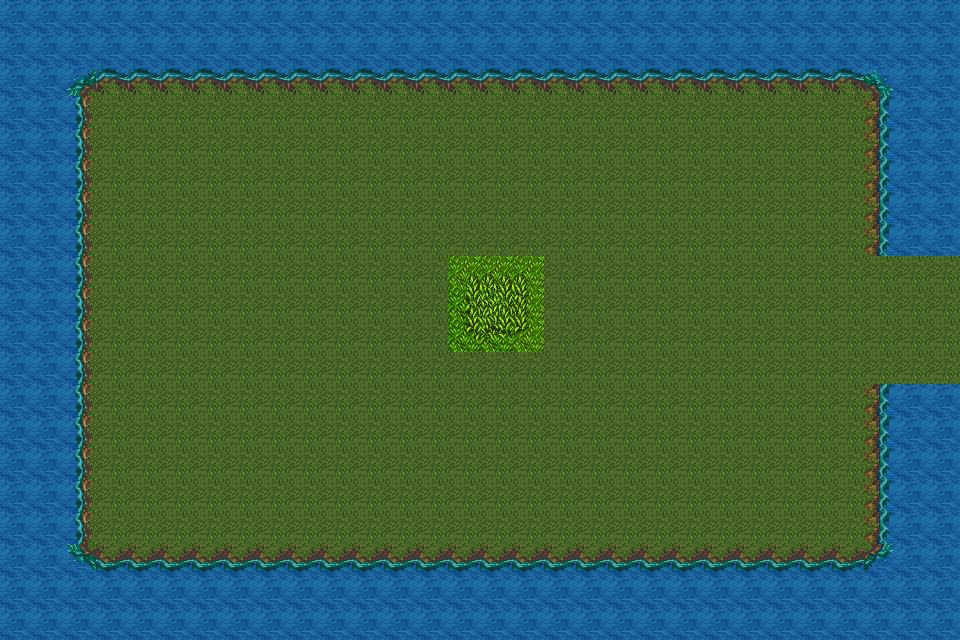

Tiled map render using the project's own tile images. Description and the whole map definition, tile-layer contents included, below:
An orthogonal 30x20 tile map with 32x32 px tiles, 2 tile layers (Tile Layer 1, collision).

<map version="1.10" tiledversion="1.11.2" orientation="orthogonal" renderorder="right-down" width="30" height="20" tilewidth="32" tileheight="32" infinite="0" nextlayerid="4" nextobjectid="1">
 <tileset firstgid="1" source="tileset.tsx" />
 <layer id="1" name="Tile Layer 1" width="30" height="20">
  <data encoding="csv">
0,0,0,0,0,0,0,0,0,0,0,0,0,0,0,0,0,0,0,0,0,0,0,0,0,0,0,0,0,0,
0,0,0,0,0,0,0,0,0,0,0,0,0,0,0,0,0,0,0,0,0,0,0,0,0,0,0,0,0,0,
0,0,0,0,0,0,0,0,0,0,0,0,0,0,0,0,0,0,0,0,0,0,0,0,0,0,0,0,0,0,
0,0,0,156,156,156,156,156,156,156,156,156,156,156,156,156,156,156,156,156,156,156,156,156,156,156,156,0,0,0,
0,0,0,156,156,156,156,156,156,156,156,156,156,156,156,156,156,156,156,156,156,156,156,156,156,156,156,0,0,0,
0,0,0,156,156,156,156,156,156,156,156,156,156,156,156,156,156,156,156,156,156,156,156,156,156,156,156,0,0,0,
0,0,0,156,156,156,156,156,156,156,156,156,156,156,156,156,156,156,156,156,156,156,156,156,156,156,156,0,0,0,
0,0,0,156,156,156,156,156,156,156,156,156,156,156,156,156,156,156,156,156,156,156,156,156,156,156,156,0,0,0,
0,0,0,156,156,156,156,156,156,156,156,156,156,156,156,156,156,156,156,156,156,156,156,156,156,156,156,156,156,156,
0,0,0,156,156,156,156,156,156,156,156,156,156,156,156,156,156,156,156,156,156,156,156,156,156,156,156,156,156,156,
0,0,0,156,156,156,156,156,156,156,156,156,156,156,156,156,156,156,156,156,156,156,156,156,156,156,156,156,156,156,
0,0,0,156,156,156,156,156,156,156,156,156,156,156,156,156,156,156,156,156,156,156,156,156,156,156,156,156,156,156,
0,0,0,156,156,156,156,156,156,156,156,156,156,156,156,156,156,156,156,156,156,156,156,156,156,156,156,0,0,0,
0,0,0,156,156,156,156,156,156,156,156,156,156,156,156,156,156,156,156,156,156,156,156,156,156,156,156,0,0,0,
0,0,0,156,156,156,156,156,156,156,156,156,156,156,156,156,156,156,156,156,156,156,156,156,156,156,156,0,0,0,
0,0,0,156,156,156,156,156,156,156,156,156,156,156,156,156,156,156,156,156,156,156,156,156,156,156,156,0,0,0,
0,0,0,156,156,156,156,156,156,156,156,156,156,156,156,156,156,156,156,156,156,156,156,156,156,156,156,0,0,0,
0,0,0,0,0,0,0,0,0,0,0,0,0,0,0,0,0,0,0,0,0,0,0,0,0,0,0,0,0,0,
0,0,0,0,0,0,0,0,0,0,0,0,0,0,0,0,0,0,0,0,0,0,0,0,0,0,0,0,0,0,
0,0,0,0,0,0,0,0,0,0,0,0,0,0,0,0,0,0,0,0,0,0,0,0,0,0,0,0,0,0
</data>
 </layer>
 <layer id="3" name="collision" width="30" height="20">
  <data encoding="csv">
69,69,69,69,69,69,69,69,69,69,69,69,69,69,69,69,69,69,69,69,69,69,69,69,69,69,69,69,69,69,
69,69,69,69,69,69,69,69,69,69,69,69,69,69,69,69,69,69,69,69,69,69,69,69,69,69,69,69,69,69,
69,69,87,85,85,85,85,85,85,85,85,85,85,85,85,85,85,85,85,85,85,85,85,85,85,85,85,88,69,69,
69,69,70,0,0,0,0,0,0,0,0,0,0,0,0,0,0,0,0,0,0,0,0,0,0,0,0,68,69,69,
69,69,70,0,0,0,0,0,0,0,0,0,0,0,0,0,0,0,0,0,0,0,0,0,0,0,0,68,69,69,
69,69,70,0,0,0,0,0,0,0,0,0,0,0,0,0,0,0,0,0,0,0,0,0,0,0,0,68,69,69,
69,69,70,0,0,0,0,0,0,0,0,0,0,0,0,0,0,0,0,0,0,0,0,0,0,0,0,68,69,69,
69,69,70,0,0,0,0,0,0,0,0,0,0,0,0,0,0,0,0,0,0,0,0,0,0,0,0,68,69,69,
69,69,70,0,0,0,0,0,0,0,0,0,0,0,49,50,51,0,0,0,0,0,0,0,0,0,0,0,0,0,
69,69,70,0,0,0,0,0,0,0,0,0,0,0,65,66,67,0,0,0,0,0,0,0,0,0,0,0,0,0,
69,69,70,0,0,0,0,0,0,0,0,0,0,0,81,82,83,0,0,0,0,0,0,0,0,0,0,0,0,0,
69,69,70,0,0,0,0,0,0,0,0,0,0,0,0,0,0,0,0,0,0,0,0,0,0,0,0,0,0,0,
69,69,70,0,0,0,0,0,0,0,0,0,0,0,0,0,0,0,0,0,0,0,0,0,0,0,0,68,69,69,
69,69,70,0,0,0,0,0,0,0,0,0,0,0,0,0,0,0,0,0,0,0,0,0,0,0,0,68,69,69,
69,69,70,0,0,0,0,0,0,0,0,0,0,0,0,0,0,0,0,0,0,0,0,0,0,0,0,68,69,69,
69,69,70,0,0,0,0,0,0,0,0,0,0,0,0,0,0,0,0,0,0,0,0,0,0,0,0,68,69,69,
69,69,70,0,0,0,0,0,0,0,0,0,0,0,0,0,0,0,0,0,0,0,0,0,0,0,0,68,69,69,
69,69,103,53,53,53,53,53,53,53,53,53,53,53,53,53,53,53,53,53,53,53,53,53,53,53,53,104,69,69,
69,69,69,69,69,69,69,69,69,69,69,69,69,69,69,69,69,69,69,69,69,69,69,69,69,69,69,69,69,69,
69,69,69,69,69,69,69,69,69,69,69,69,69,69,69,69,69,69,69,69,69,69,69,69,69,69,69,69,69,69
</data>
 </layer>
</map>
